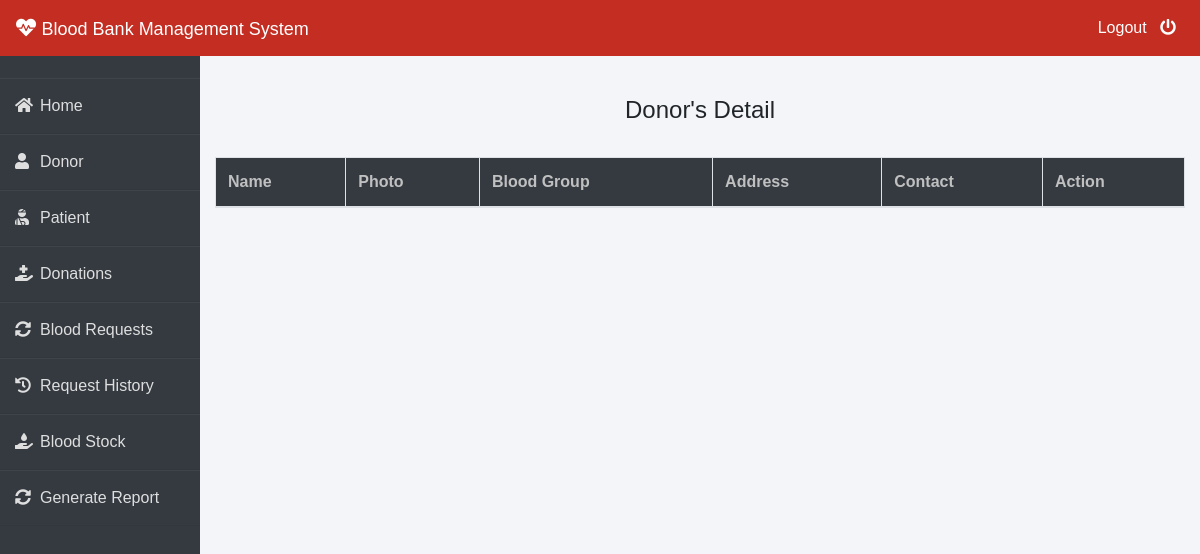
The app's page /admin-donor (signed in), older data.
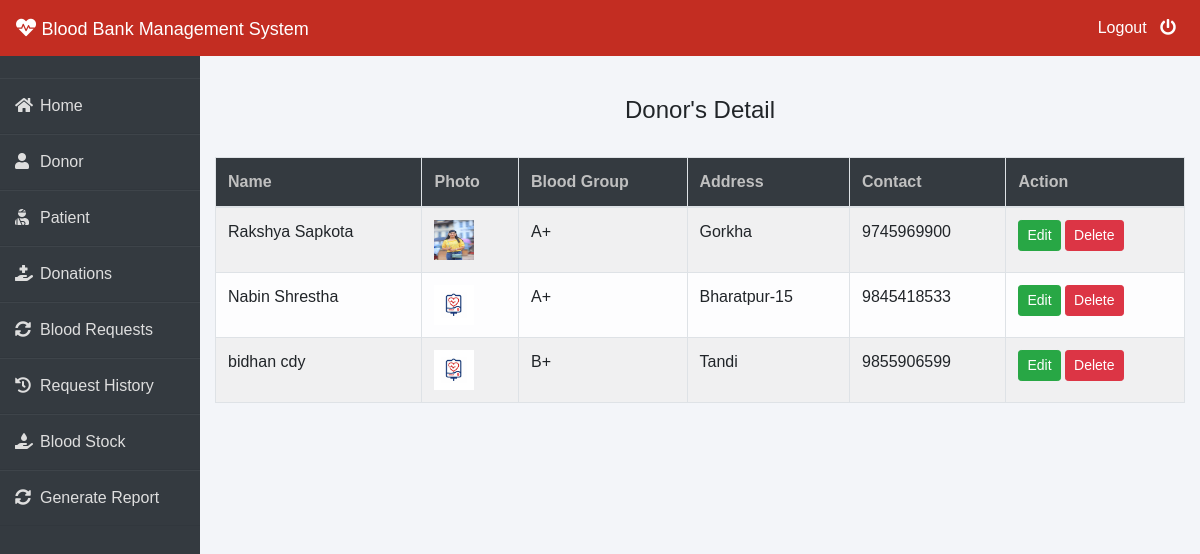
The same page, newer data.
### donor/models.py (models this page shows, shortened)
class Donor(models.Model):
    user=models.OneToOneField(User,on_delete=models.CASCADE)
    profile_pic= models.ImageField(upload_to='profile_pic/Donor/',null=True,blank=True)
    bloodgroup=models.CharField(max_length=10)
    address = models.CharField(max_length=40)
    mobile = models.CharField(max_length=20,null=False)
    @property
    def get_name(self):
        return self.user.first_name+" "+self.user.last_name

### blood/views.py (the view)
# urls.py: path('admin-donor', views.admin_donor_view,name='admin-donor'),
@login_required(login_url='adminlogin')
def admin_donor_view(request):
    donors=dmodels.Donor.objects.all()
    return render(request,'blood/admin_donor.html',{'donors':donors})

### templates/blood/admin_donor.html
{% extends 'blood/adminbase.html' %}
{% block content %}
{% load widget_tweaks %}
{%load static%}
<br><br>
<div class="container">
    <H4 class="text-center">Donor's Detail</H4><br>
    <table class="table table-light table-hover table-bordered table-striped">
        <thead class="bg-dark">
            <tr>
                <th scope="col" style="color: rgb(192, 192, 192);">Name</th>
                <th scope="col" style="color: rgb(192, 192, 192);">Photo</th>
                <th scope="col" style="color: rgb(192, 192, 192);">Blood Group</th>
                <th scope="col" style="color: rgb(192, 192, 192);">Address</th>
                <th scope="col" style="color: rgb(192, 192, 192);">Contact</th>
                <th style="color: rgb(192, 192, 192);">Action</th>
            </tr>
        </thead>
        <tbody>
            {% for t in donors %}
            <tr>
                <td> {{t.get_name}}</td>
                <td> <img src="{% static t.profile_pic.url %}" alt="Profile Pic" height="40px" width="40px" /></td>
                <td>{{t.bloodgroup}}</td>
                <td>{{t.address}}</td>
                <td>{{t.mobile}}</td>
                <td>
                    <button class="btn btn-success btn-sm"><a  style="text-decoration: none;color: white;" href="{% url 'update-donor' t.id  %}">Edit</a> </button>
                    <button class="btn btn-danger btn-sm"><a  style="text-decoration: none;color: white;" href="{% url 'delete-donor' t.id  %}">Delete</a> </button>
                </td>
            </tr>
            {% endfor %}
        </tbody>
    </table>
</div>
{% endblock content %}

Row changes from the older to the newer data that the page shows:
added Donor: get_name "Rakshya Sapkota", profile_pic (picture), bloodgroup "A+", address "Gorkha", mobile "9745969900"
added Donor: get_name "Nabin Shrestha", profile_pic (picture), bloodgroup "A+", address "Bharatpur-15", mobile "9845418533"
added Donor: get_name "bidhan cdy", profile_pic (picture), bloodgroup "B+", address "Tandi", mobile "9855906599"
